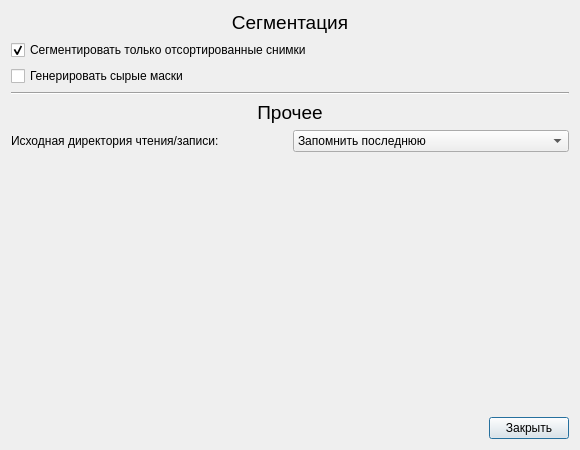
<?xml version="1.0" encoding="UTF-8"?>
<ui version="4.0">
 <class>DialogOptions</class>
 <widget class="QDialog" name="DialogOptions">
  <property name="geometry">
   <rect>
    <x>0</x>
    <y>0</y>
    <width>580</width>
    <height>450</height>
   </rect>
  </property>
  <property name="sizePolicy">
   <sizepolicy hsizetype="Fixed" vsizetype="Fixed">
    <horstretch>0</horstretch>
    <verstretch>0</verstretch>
   </sizepolicy>
  </property>
  <property name="windowTitle">
   <string>Параметры программы</string>
  </property>
  <property name="modal">
   <bool>false</bool>
  </property>
  <layout class="QVBoxLayout" name="verticalLayout">
   <item>
    <widget class="QLabel" name="label_seg">
     <property name="font">
      <font>
       <pointsize>14</pointsize>
      </font>
     </property>
     <property name="text">
      <string>Сегментация</string>
     </property>
     <property name="alignment">
      <set>Qt::AlignCenter</set>
     </property>
    </widget>
   </item>
   <item>
    <widget class="QCheckBox" name="cb_segSorted">
     <property name="text">
      <string>Сегментировать только отсортированные снимки</string>
     </property>
     <property name="checked">
      <bool>true</bool>
     </property>
    </widget>
   </item>
   <item>
    <widget class="QCheckBox" name="cb_rawMasks">
     <property name="text">
      <string>Генерировать сырые маски</string>
     </property>
    </widget>
   </item>
   <item>
    <widget class="Line" name="line">
     <property name="orientation">
      <enum>Qt::Horizontal</enum>
     </property>
    </widget>
   </item>
   <item>
    <widget class="QLabel" name="label_other">
     <property name="font">
      <font>
       <pointsize>14</pointsize>
      </font>
     </property>
     <property name="text">
      <string>Прочее</string>
     </property>
     <property name="alignment">
      <set>Qt::AlignCenter</set>
     </property>
    </widget>
   </item>
   <item>
    <layout class="QHBoxLayout" name="horizontalLayout_2">
     <item>
      <widget class="QLabel" name="label_srcDef">
       <property name="text">
        <string>Исходная директория чтения/записи:</string>
       </property>
      </widget>
     </item>
     <item>
      <widget class="QComboBox" name="comB_srcDef">
       <item>
        <property name="text">
         <string>Запомнить последнюю</string>
        </property>
       </item>
       <item>
        <property name="text">
         <string>Рабочий стол</string>
        </property>
       </item>
      </widget>
     </item>
    </layout>
   </item>
   <item>
    <spacer name="verticalSpacer">
     <property name="orientation">
      <enum>Qt::Vertical</enum>
     </property>
     <property name="sizeHint" stdset="0">
      <size>
       <width>20</width>
       <height>40</height>
      </size>
     </property>
    </spacer>
   </item>
   <item>
    <layout class="QHBoxLayout" name="horizontalLayout">
     <item>
      <spacer name="horizontalSpacer">
       <property name="orientation">
        <enum>Qt::Horizontal</enum>
       </property>
       <property name="sizeHint" stdset="0">
        <size>
         <width>40</width>
         <height>20</height>
        </size>
       </property>
      </spacer>
     </item>
     <item>
      <widget class="QPushButton" name="btn_clsOpt">
       <property name="text">
        <string>Закрыть</string>
       </property>
      </widget>
     </item>
    </layout>
   </item>
  </layout>
 </widget>
 <resources/>
 <connections/>
</ui>
